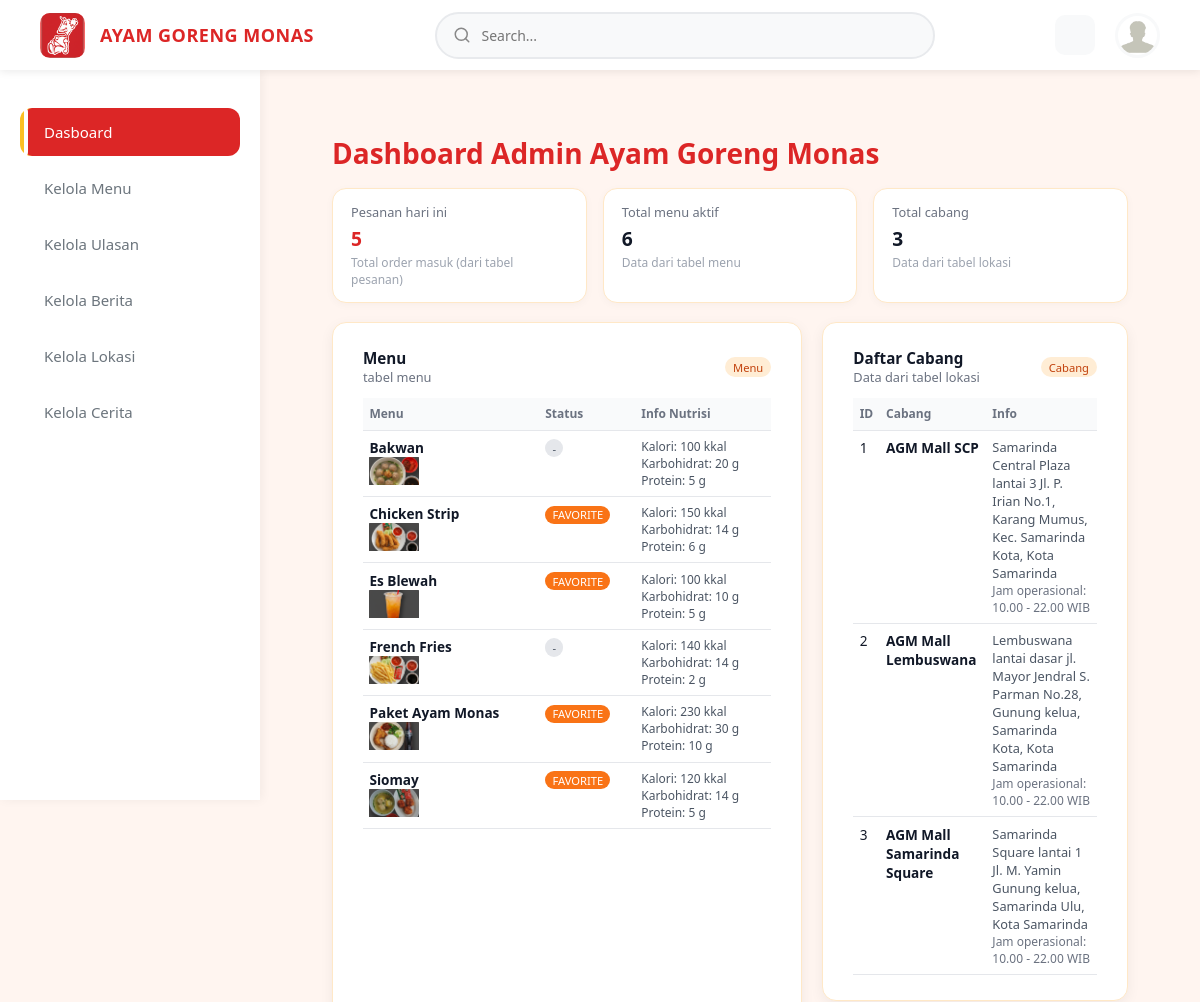
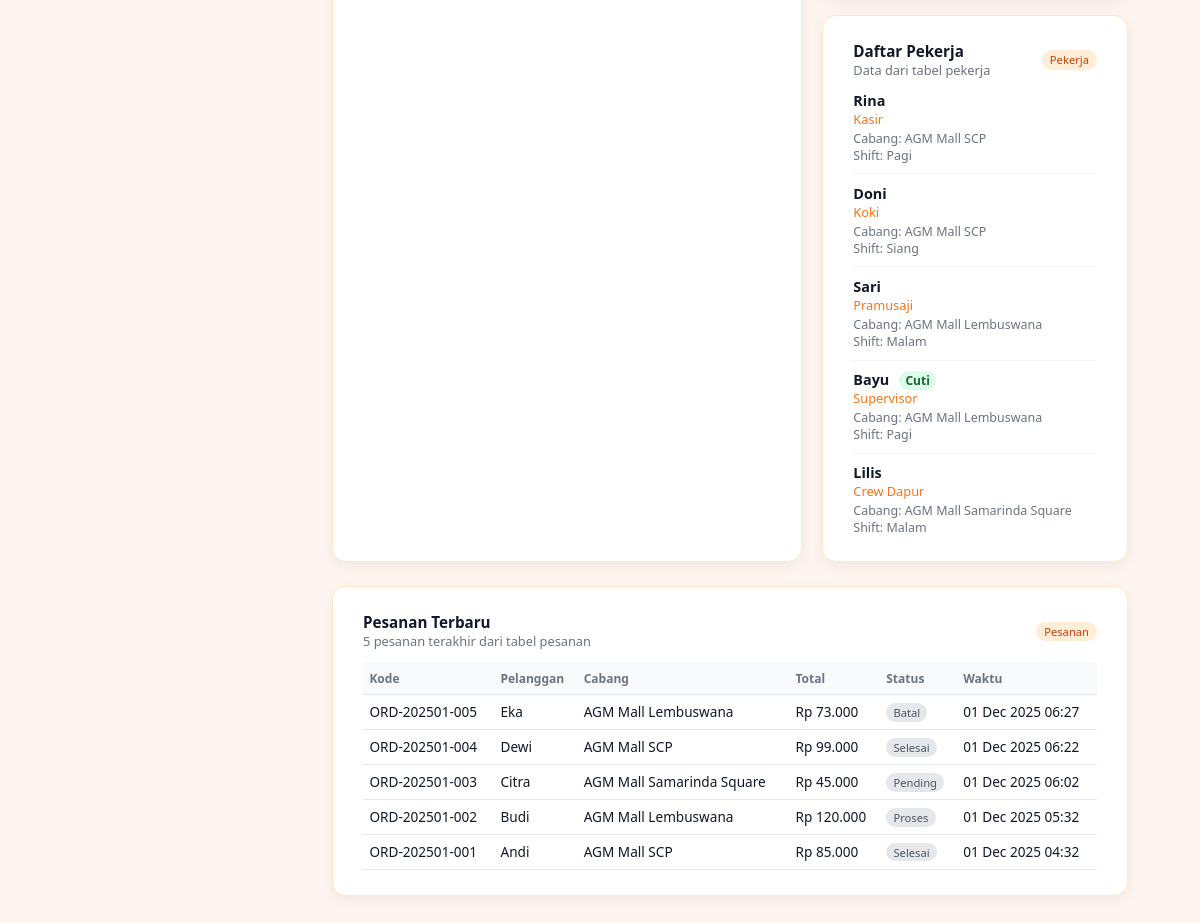
Page /Admin/dashboard/dashboard_admin.php on the committed database (2 pictures, top to bottom).
### tables this page shows
CREATE TABLE menu (
    id INT AUTO_INCREMENT PRIMARY KEY,
    nama VARCHAR(50) NOT NULL,
    gambar VARCHAR(100) NOT NULL,
    status VARCHAR(20) DEFAULT NULL,
    deskripsi TEXT DEFAULT NULL,
    kalori INT DEFAULT NULL,
    karbohidrat INT DEFAULT NULL,
    protein INT DEFAULT NULL
);

CREATE TABLE lokasi (
    id INT AUTO_INCREMENT PRIMARY KEY,
    nama VARCHAR(255) NOT NULL,
    alamat TEXT NOT NULL,
    jam VARCHAR(50) NOT NULL,
    gambar VARCHAR(255) NOT NULL
);

CREATE TABLE pekerja (
    id INT AUTO_INCREMENT PRIMARY KEY,
    nama VARCHAR(100) NOT NULL,
    posisi VARCHAR(100) NOT NULL,
    shift VARCHAR(50) NOT NULL,
    status ENUM('aktif','cuti','resign') DEFAULT 'aktif',
    cabang_id INT NULL,
    FOREIGN KEY (cabang_id) REFERENCES lokasi(id)
);

CREATE TABLE pesanan (
    id INT AUTO_INCREMENT PRIMARY KEY,
    kode_pesanan VARCHAR(50) NOT NULL,
    nama_pelanggan VARCHAR(100) NOT NULL,
    cabang_id INT NULL,
    total_harga INT NOT NULL,
    status ENUM('pending','proses','selesai','batal') DEFAULT 'pending',
    created_at TIMESTAMP DEFAULT CURRENT_TIMESTAMP,
    FOREIGN KEY (cabang_id) REFERENCES lokasi(id)
);

### Admin/dashboard/dashboard_admin.php (the view, shortened to what this page needs)
<?php
include "../../conn.php";
$qMenu = "SELECT id, nama, gambar, status, deskripsi, kalori, karbohidrat, protein FROM menu ORDER BY nama ASC";
$menus = mysqli_query($conn, $qMenu);
$totalMenu = $menus ? mysqli_num_rows($menus) : 0;
$qLokasi = "SELECT id, nama, alamat, jam FROM lokasi ORDER BY id ASC";
$lokasi = mysqli_query($conn, $qLokasi);
$totalCabang = $lokasi ? mysqli_num_rows($lokasi) : 0;
$qPesananHariIni = "
    SELECT COUNT(*) AS total
    FROM pesanan
    WHERE DATE(created_at) = CURDATE()
";
$rPesananHariIni = mysqli_query($conn, $qPesananHariIni);
$pesananHariIni = 0;
if ($rPesananHariIni && mysqli_num_rows($rPesananHariIni) > 0) {
    $rowPesanan = mysqli_fetch_assoc($rPesananHariIni);
    $pesananHariIni = (int)$rowPesanan['total'];
}
$qPekerja = "
    SELECT p.id, p.nama, p.posisi, p.shift, p.status, l.nama AS nama_cabang
    FROM pekerja p
    LEFT JOIN lokasi l ON p.cabang_id = l.id
    ORDER BY l.id ASC, p.posisi ASC
";
$pekerja = mysqli_query($conn, $qPekerja);
?>
<!DOCTYPE html>
<html lang="id">
<head>
    <link rel="stylesheet" href="../style_admin/manage_menu.css" />
</head>
<body>
<?php
include "../layout/header_admin.php";
include "../layout/sidebar_admin.php";
?>
<div class="main-content">
    <div class="dashboard-wrapper">
        <header style="margin-bottom: 0.4rem;">
            <h1 class="section-title">Dashboard Admin Ayam Goreng Monas</h1>
        </header>
        <div class="summary-row">
            <div class="summary-card">
                <div class="summary-label">Pesanan hari ini</div>
                <div class="summary-value red"><?= $pesananHariIni; ?></div>
                <div class="summary-caption">Total order masuk (dari tabel <code>pesanan</code>)</div>
            </div>
            <div class="summary-card">
                <div class="summary-label">Total menu aktif</div>
                <div class="summary-value"><?= $totalMenu; ?></div>
                <div class="summary-caption">Data dari tabel <code>menu</code></div>
            </div>
            <div class="summary-card">
                <div class="summary-label">Total cabang</div>
                <div class="summary-value"><?= $totalCabang; ?></div>
                <div class="summary-caption">Data dari tabel <code>lokasi</code></div>
            </div>
        </div>
        <div class="dashboard-grid">
            <section class="card">
                <div class="card-header">
                    <div>
                        <div class="card-title">Menu</div>
                        <div class="card-subtitle">tabel menu</div>
                    </div>
                    <span class="badge">Menu</span>
                </div>
                <div class="table-wrapper">
                    <table>
                        <thead>
                            <tr>
                                <th>Menu</th>
                                <th>Status</th>
                                <th>Info Nutrisi</th>
                            </tr>
                        </thead>
                        <tbody>
                        <?php if ($menus && mysqli_num_rows($menus) > 0): ?>
                            <?php mysqli_data_seek($menus, 0); ?>
                            <?php while ($m = mysqli_fetch_assoc($menus)): ?>
                                <tr>
                                    <td>
                                        <div class="menu-name"><?= htmlspecialchars($m['nama']); ?></div>
                                        <?php if (!empty($m['gambar'])): ?>
                                            <div class="menu-meta">
                                                <img
                                                    src="../../Source/Daftar menu/<?= htmlspecialchars($m['gambar']); ?>"
                                                    alt="<?= htmlspecialchars($m['nama']); ?>"
                                                    style="width: 50px; height: auto; object-fit: cover;"
                                                >
                                            </div>
                                        <?php endif; ?>
                                    </td>
                                    <td>
                                        <?php if (!empty($m['status'])): ?>
                                            <?php if (strtoupper($m['status']) === 'FAVORITE'): ?>
                                                <span class="pill pill-fav"><?= htmlspecialchars($m['status']); ?></span>
                                            <?php else: ?>
                                                <span class="pill"><?= htmlspecialchars($m['status']); ?></span>
                                            <?php endif; ?>
                                        <?php else: ?>
                                            <span class="pill">-</span>
                                        <?php endif; ?>
                                    </td>
                                    <td>
                                        <div class="nutri">
                                            Kalori:
                                            <?= $m['kalori'] !== null ? intval($m['kalori']) . ' kkal' : '-'; ?>
                                        </div>
                                        <div class="nutri">
                                            Karbohidrat:
                                            <?= $m['karbohidrat'] !== null ? intval($m['karbohidrat']) . ' g' : '-'; ?>
                                        </div>
                                        <div class="nutri">
                                            Protein:
                                            <?= $m['protein'] !== null ? intval($m['protein']) . ' g' : '-'; ?>
                                        </div>
                                    </td>
                                </tr>
                            <?php endwhile; ?>
                        <?php endif; ?>
                        </tbody>
                    </table>
                </div>
            </section>
            <div style="display: flex; flex-direction: column; gap: 1rem;">
                <section class="card">
                    <div class="card-header">
                        <div>
                            <div class="card-title">Daftar Cabang</div>
                            <div class="card-subtitle">Data dari tabel <code>lokasi</code></div>
                        </div>
                        <span class="badge">Cabang</span>
                    </div>
                    <div class="table-wrapper">
                        <table>
                            <thead>
                                <tr>
                                    <th>ID</th>
                                    <th>Cabang</th>
                                    <th>Info</th>
                                </tr>
                            </thead>
                            <tbody>
                            <?php if ($lokasi && mysqli_num_rows($lokasi) > 0): ?>
                                <?php mysqli_data_seek($lokasi, 0); ?>
                                <?php while ($l = mysqli_fetch_assoc($lokasi)): ?>
                                    <tr>
                                        <td><?= $l['id']; ?></td>
                                        <td>
                                            <div class="menu-name"><?= htmlspecialchars($l['nama']); ?></div>
                                        </td>
                                        <td>
                                            <div class="lokasi-alamat">
                                                <?= nl2br(htmlspecialchars($l['alamat'])); ?>
                                            </div>
                                            <div class="lokasi-jam">
                                                Jam operasional: <?= htmlspecialchars($l['jam']); ?>
                                            </div>
                                        </td>
                                    </tr>
                                <?php endwhile; ?>
                            <?php endif; ?>
                            </tbody>
                        </table>
                    </div>
                </section>
                <section class="card">
                    <div class="card-header">
                        <div>
                            <div class="card-title">Daftar Pekerja</div>
                            <div class="card-subtitle">Data dari tabel <code>pekerja</code></div>
                        </div>
                        <span class="badge">Pekerja</span>
                    </div>
                    <?php if ($pekerja && mysqli_num_rows($pekerja) > 0): ?>
                        <ul class="pekerja-list">
                            <?php while ($p = mysqli_fetch_assoc($pekerja)): ?>
                                <li class="pekerja-item">
                                    <div class="pekerja-nama">
                                        <?= htmlspecialchars($p['nama']); ?>
                                        <?php if ($p['status'] !== 'aktif'): ?>
                                            <span class="pekerja-status">
                                                <?= htmlspecialchars(ucfirst($p['status'])); ?>
                                            </span>
                                        <?php endif; ?>
                                    </div>
                                    <div class="pekerja-posisi"><?= htmlspecialchars($p['posisi']); ?></div>
                                    <div class="pekerja-meta">
                                        Cabang: <?= htmlspecialchars($p['nama_cabang'] ?? '-'); ?><br>
                                        Shift: <?= htmlspecialchars($p['shift']); ?>
                                    </div>
                                </li>
                            <?php endwhile; ?>
                        </ul>
                    <?php else: ?>
                        <div class="empty-state">
                            Belum ada data pekerja di tabel <code>pekerja</code>.
                        </div>
                    <?php endif; ?>
                </section>
            </div>
        </div>
        <?php
        $qPesananTerbaru = "
            SELECT ps.kode_pesanan,
                   ps.nama_pelanggan,
                   ps.total_harga,
                   ps.status,
                   ps.created_at,
                   l.nama AS nama_cabang
            FROM pesanan ps
            LEFT JOIN lokasi l ON ps.cabang_id = l.id
            ORDER BY ps.created_at DESC
            LIMIT 5
        ";
        $pesananTerbaru = mysqli_query($conn, $qPesananTerbaru);
        ?>
        <div style="margin-top: 1.5rem;">
            <section class="card">
                <div class="card-header">
                    <div>
                        <div class="card-title">Pesanan Terbaru</div>
                        <div class="card-subtitle">
                            5 pesanan terakhir dari tabel <code>pesanan</code>
                        </div>
                    </div>
                    <span class="badge">Pesanan</span>
                </div>
                <div class="table-wrapper">
                    <table>
                        <thead>
                            <tr>
                                <th>Kode</th>
                                <th>Pelanggan</th>
                                <th>Cabang</th>
                                <th>Total</th>
                                <th>Status</th>
                                <th>Waktu</th>
                            </tr>
                        </thead>
                        <tbody>
                        <?php if ($pesananTerbaru && mysqli_num_rows($pesananTerbaru) > 0): ?>
                            <?php while ($p = mysqli_fetch_assoc($pesananTerbaru)): ?>
                                <tr>
                                    <td><?= htmlspecialchars($p['kode_pesanan']); ?></td>
                                    <td><?= htmlspecialchars($p['nama_pelanggan']); ?></td>
                                    <td><?= htmlspecialchars($p['nama_cabang'] ?? '-'); ?></td>
                                    <td>Rp <?= number_format($p['total_harga'], 0, ',', '.'); ?></td>
                                    <td>
                                        <span class="pill">
                                            <?= htmlspecialchars(ucfirst($p['status'])); ?>
                                        </span>
                                    </td>
                                    <td><?= date('d M Y H:i', strtotime($p['created_at'])); ?></td>
                                </tr>
                            <?php endwhile; ?>
                        <?php endif; ?>
                        </tbody>
                    </table>
                </div>
            </section>
        </div>
    </div>
</div>
</body>
</html>

### rows in the picture
menu: nama "Bakwan", gambar+nama (picture), kalori "100", karbohidrat "20", protein "5"
menu: nama "Chicken Strip", gambar+nama (picture), status "FAVORITE", kalori "150", karbohidrat "14", protein "6"
menu: nama "Es Blewah", gambar+nama (picture), status "FAVORITE", kalori "100", karbohidrat "10", protein "5"
menu: nama "French Fries", gambar (picture), kalori "140", karbohidrat "14", protein "2"
menu: nama "Paket Ayam Monas", gambar (picture), status "FAVORITE", kalori "230", karbohidrat "30", protein "10"
menu: nama "Siomay", gambar+nama (picture), status "FAVORITE", kalori "120", karbohidrat "14", protein "5"
lokasi: id "1", nama "AGM Mall SCP", alamat "Samarinda Central Plaza lantai 3 Jl. P. Irian No.1, Karang Mumus, Kec. Samarinda Kota, Kota Samarinda", jam "10.00 - 22.00 WIB"
lokasi: id "2", nama "AGM Mall Lembuswana", alamat "Lembuswana lantai dasar jl. Mayor Jendral S. Parman No.28, Gunung kelua, Samarinda Kota, Kota Samarinda", jam "10.00 - 22.00 WIB"
lokasi: id "3", nama "AGM Mall Samarinda Square", alamat "Samarinda Square lantai 1 Jl. M. Yamin Gunung kelua, Samarinda Ulu, Kota Samarinda", jam "10.00 - 22.00 WIB"
pekerja: nama "Rina", posisi "Kasir", cabang.nama "AGM Mall SCP", shift "Pagi"
pekerja: nama "Doni", posisi "Koki", cabang.nama "AGM Mall SCP", shift "Siang"
pekerja: nama "Sari", posisi "Pramusaji", cabang.nama "AGM Mall Lembuswana", shift "Malam"
pekerja: nama "Bayu", status "Cuti", posisi "Supervisor", cabang.nama "AGM Mall Lembuswana", shift "Pagi"
pekerja: nama "Lilis", posisi "Crew Dapur", cabang.nama "AGM Mall Samarinda Square", shift "Malam"
pesanan: kode_pesanan "ORD-202501-005", nama_pelanggan "Eka", cabang.nama "AGM Mall Lembuswana", total_harga "73.000", status "Batal", created_at "01 Dec 2025 06:27"
pesanan: kode_pesanan "ORD-202501-004", nama_pelanggan "Dewi", cabang.nama "AGM Mall SCP", total_harga "99.000", status "Selesai", created_at "01 Dec 2025 06:22"
pesanan: kode_pesanan "ORD-202501-003", nama_pelanggan "Citra", cabang.nama "AGM Mall Samarinda Square", total_harga "45.000", status "Pending", created_at "01 Dec 2025 06:02"
pesanan: kode_pesanan "ORD-202501-002", nama_pelanggan "Budi", cabang.nama "AGM Mall Lembuswana", total_harga "120.000", status "Proses", created_at "01 Dec 2025 05:32"
pesanan: kode_pesanan "ORD-202501-001", nama_pelanggan "Andi", cabang.nama "AGM Mall SCP", total_harga "85.000", status "Selesai", created_at "01 Dec 2025 04:32"

### other values in the picture
$pesananHariIni "5"
$totalMenu "6"
$totalCabang "3"
